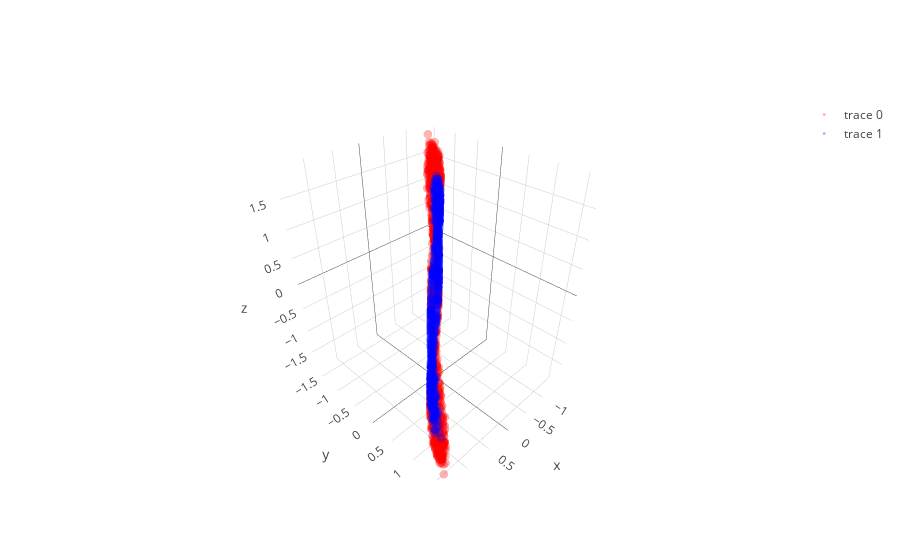
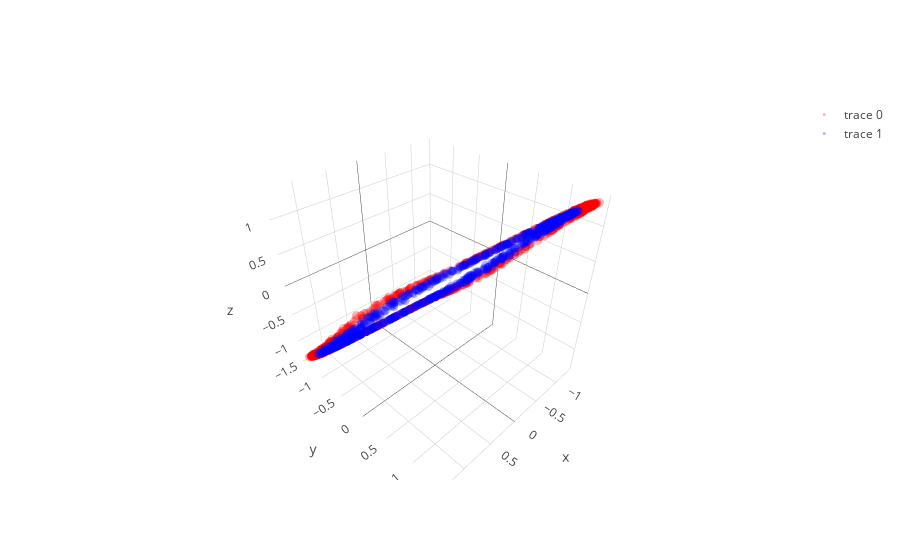

Notebook cell for these charts, in order:
### Code cell
learning_rate = 0.0008; beta1=0.999; beta2=0.999; adam_e = 1e-8 

l1 = PCA_layer(2,3)
l1b= batch_norm()
l2 = PCA_layer(3,3)
l2b= batch_norm()
l3 = PCA_layer(3,2)

mini_batch_size    = 20
training_iteration = 100

copyX = np.copy(X)
for iter in range(training_iteration):

    copyX = shuffle(copyX)
    for current_batch_index in range(0,len(X),mini_batch_size):
        current_batch = copyX[current_batch_index:current_batch_index+mini_batch_size]
        layer1,layer1_var = l1.feed_non(current_batch,0)
        layer1bn = l1b.feed(layer1)
        layer2,layer2_var = l2.feed_non(layer1bn,0)
        layer2bn = l2b.feed(layer2)
        layer3,layer3_var = l3.feed_linear(layer2bn)

        sys.stdout.write("Iter: " + str(iter) + " " + str(layer1_var.mean() + layer2_var.mean() + layer3_var.mean()) + '\r')
        sys.stdout.flush()
        
        grad3 = l3.back_linear()
        grad2bn = l2b.back(grad3)
        grad2 = l2.back_non(grad2bn,cancel=0,sign_value=-1)
        grad1bn = l1b.back(grad2)
        grad1 = l1.back_non(grad1bn,cancel=0,sign_value=-1)
   
layer1,layer1_var = l1.feed_non(X,0)
layer1bn = l1b.feed(layer1)
layer2,layer2_var = l2.feed_non(layer1bn,0)
layer2bn = l2b.feed(layer2)
layer3,layer3_var = l3.feed_linear(layer2bn)

trace1 = go.Scatter3d(
    x=layer1bn[y==0,0],
    y=layer1bn[y==0,1],
    z=layer1bn[y==0,2],
    mode='markers',
    line=dict(color='red',width=0.5),
    marker=dict(size=3,opacity=0.3)
)
trace2 = go.Scatter3d(
    x=layer1bn[y==1,0],
    y=layer1bn[y==1,1],
    z=layer1bn[y==1,2],
    mode='markers',
    line=dict(color='blue',width=0.5),
    marker=dict(size=3,opacity=0.3)
)
data = [trace1,trace2]
fig  = go.Figure(data=data)
iplot(fig)

trace1 = go.Scatter3d(
    x=layer2bn[y==0,0],
    y=layer2bn[y==0,1],
    z=layer2bn[y==0,2],
    mode='markers',
    line=dict(color='red',width=0.5),
    marker=dict(size=3,opacity=0.3)
)
trace2 = go.Scatter3d(
    x=layer2bn[y==1,0],
    y=layer2bn[y==1,1],
    z=layer2bn[y==1,2],
    mode='markers',
    line=dict(color='blue',width=0.5),
    marker=dict(size=3,opacity=0.3)
)
data = [trace1,trace2]
fig  = go.Figure(data=data)
iplot(fig)

plt.figure(figsize=(8,6))
plt.scatter(layer3[y==0, 0], layer3[y==0, 1], color='red', alpha=0.5)
plt.scatter(layer3[y==1, 0], layer3[y==1, 1], color='blue', alpha=0.5)
plt.show()

### Figure 1 — Plotly figure (JSON) as saved in the notebook; plotly's stock layout.template omitted (floating-point values rounded to 4 significant figures; data arrays with more than 128 entries replaced by an {"elided": "..."} marker saying what was removed)
{"data": [{"line": {"color": "red", "width": 0.5}, "marker": {"opacity": 0.3, "size": 3}, "mode": "markers", "type": "scatter3d", "uid": "53461db8-af55-4ad0-8fbc-5188dd39a022", "x": {"elided": "750 float values"}, "y": {"elided": "750 float values"}, "z": {"elided": "750 float values"}}, {"line": {"color": "blue", "width": 0.5}, "marker": {"opacity": 0.3, "size": 3}, "mode": "markers", "type": "scatter3d", "uid": "ea395ffc-f9ca-4586-bdbb-9dde3819d9fd", "x": {"elided": "750 float values"}, "y": {"elided": "750 float values"}, "z": {"elided": "750 float values"}}], "layout": {}}

### Figure 2 — Plotly figure (JSON) as saved in the notebook; plotly's stock layout.template omitted (floating-point values rounded to 4 significant figures; data arrays with more than 128 entries replaced by an {"elided": "..."} marker saying what was removed)
{"data": [{"line": {"color": "red", "width": 0.5}, "marker": {"opacity": 0.3, "size": 3}, "mode": "markers", "type": "scatter3d", "uid": "ae47de02-538d-4be7-98bf-3882b67a89e4", "x": {"elided": "750 float values"}, "y": {"elided": "750 float values"}, "z": {"elided": "750 float values"}}, {"line": {"color": "blue", "width": 0.5}, "marker": {"opacity": 0.3, "size": 3}, "mode": "markers", "type": "scatter3d", "uid": "fdbcf521-4f1a-4d74-a8bb-73cf2a8d53de", "x": {"elided": "750 float values"}, "y": {"elided": "750 float values"}, "z": {"elided": "750 float values"}}], "layout": {}}
